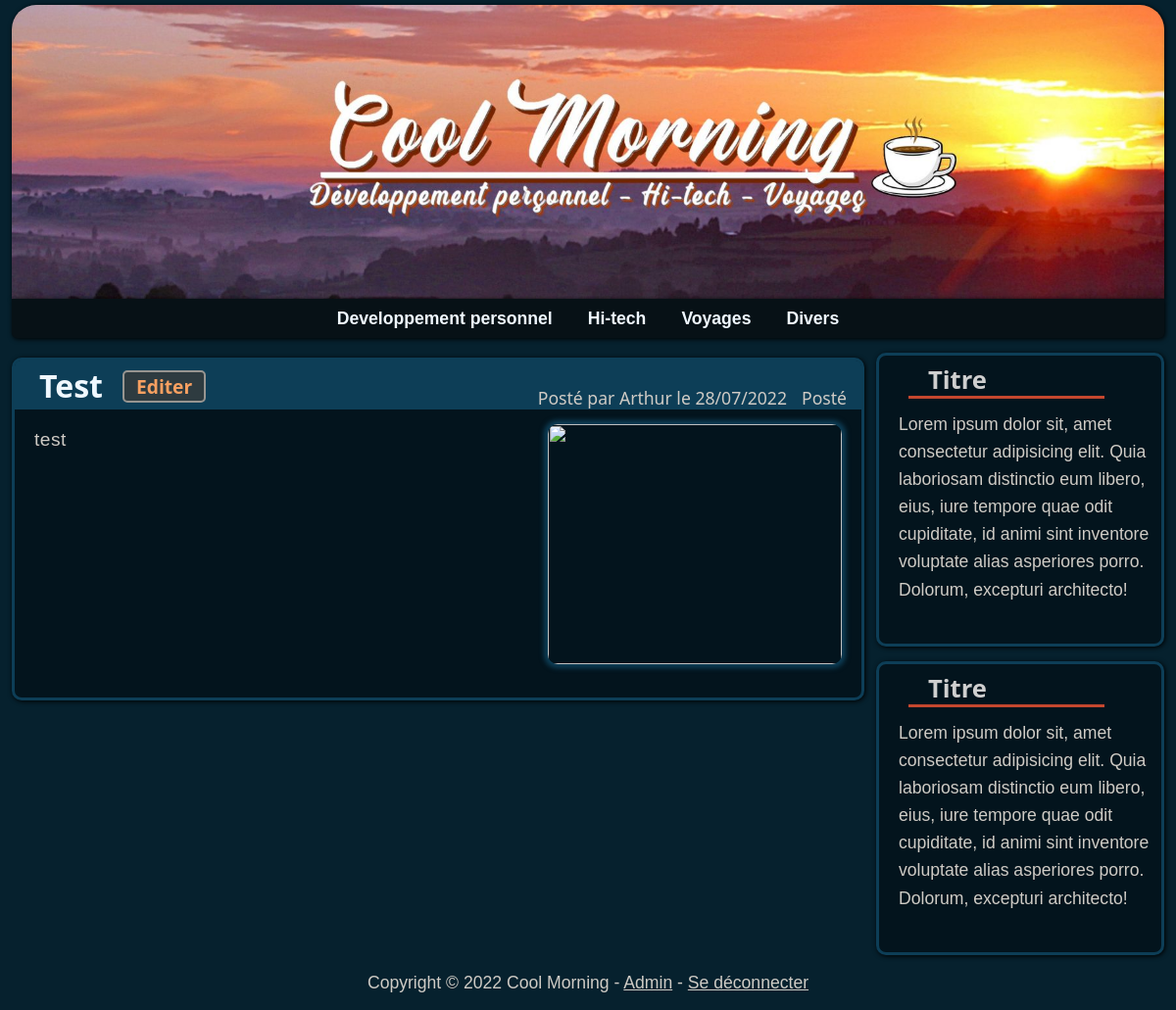
The app's page /article?id=1 with its own data.
### models.py (models this page shows)
class Article(db.Model):
    id = db.Column(db.Integer, primary_key=True)
    title = db.Column(db.String(100), nullable=False)
    text = db.Column(db.Text, nullable=False)
    date = db.Column(db.DateTime, nullable=False)
    scheduled = db.Column(db.Boolean, nullable=False)
    category = db.Column(db.String(50), nullable=False)
    posted = db.Column(db.Boolean, nullable=False)
    author = db.Column(db.String(50), nullable=False)
    img = db.Column(db.String, nullable=False)

### app.py (the view)
@app.route("/article")
def article():
    article = Article.query.filter_by(id=request.args.get("id")).first()
    return render_template("display_article.html", article=article, Markup=Markup)

### templates/display_article.html
{% extends "layout.html" %}
{% block body %}
<div class="row">
    <div class="col-md-9">
        <div class="article" id="begin">
            <div class="article-header">
                <h2>
                    {{ article.title }}
                    {% if session.user != None%}
                        <a class="edit-button" href="/edit_article?id={{ article.id }}">Editer</a>
                    {% endif %}
                </h2>
                {% if session.user != None%}
                    {% if article.posted %}
                        <p class="status">Posté</p>
                    {% else %}
                        <p class="status">Archivé</p>
                    {% endif %}
                {% endif %}
                <p>Posté par {{ article.author }} le {{ article.date.strftime('%d/%m/%Y') }}</p>
            </div>
            <img src="{{ article.img }}" class="thumb">
            <div class="text">
                {{ Markup(article.text) }}
            </div>
        </div>
    </div>
    <div class="col-md-3">
        <div class="aside">
            <h2>Titre</h2>
            <p>Lorem ipsum dolor sit, amet consectetur adipisicing elit. Quia laboriosam distinctio eum libero, eius, iure tempore quae odit cupiditate, id animi sint inventore voluptate alias asperiores porro. Dolorum, excepturi architecto!</p>
        </div>
        <div class="aside">
            <h2>Titre</h2>
            <p>Lorem ipsum dolor sit, amet consectetur adipisicing elit. Quia laboriosam distinctio eum libero, eius, iure tempore quae odit cupiditate, id animi sint inventore voluptate alias asperiores porro. Dolorum, excepturi architecto!</p>
        </div>
    </div>
</div>
{% endblock %}

### static/styles/custom.css (style rules this page uses)
body { background-color: #06212e; font-family: Verdana, Arial, Tahoma, Serif; color: #cfcbc5; }
.article-header { background-color: #0d3e57; height: 40px; border-radius: 6px 6px 0px 0px; padding-left: 25px; height: 50px; }
.article-header h2 { font-family: Candara, Calibri, Segoe, Segoe UI, Optima, Arial, sans-serif; position: absolute; margin-top: 7px; font-weight: bolder; display: inline; }
.article-header h2 a { color: aliceblue; text-decoration: none; }
.article-header h2 { color: aliceblue; }
.article-header p { font-family: Candara, Calibri, Segoe, Segoe UI, Optima, Arial, sans-serif; color: #cfcbc5; display: inline; float: right; font-size: 1.1em; padding-top: 25px; padding-right: 15px; margin-bottom: -2px; }
.aside h2 { color: #cfcfcf; Font-family: Candara, Calibri, Segoe, Segoe UI, Optima, Arial, sans-serif; font-weight: bolder; border-bottom: 3px solid #c5472e; width: 200px; margin: 10px 0px 5px 30px; padding-left: 20px; font-size: 1.6em; }
.article .thumb { margin: 15px 20px 3px 10px; float: right; border-radius: 10px; width: 300px; height: 245px; object-fit: cover; box-shadow: 0px 0px 5px 4px #0d3e57; }
.article .text, .edit-article .text { font-size: 1.2em; padding: 17px 15px 10px 20px; letter-spacing: 0.5px; }
.aside p { font-size: 1.1em; padding: 7px 10px 0px 20px; line-height: 1.6em; }
.article, .edit-article { min-height: 350px; }
.edit-button { position: absolute; color: #f8a061 !important; margin-left: 20px; margin-top: 3px !important; font-size: 0.6em; font-weight: bold; text-decoration: none; border: solid 1px #f8a061; background-color: #2e3b40; padding: 3px 12px; border: solid 2px #979591; border-radius: 5px; }
.article, .aside, .edit-article { box-sizing: border-box; background-color: #03141d; border-radius: 10px; border: #0d3e57 solid; box-shadow: 1px 1px 5px black; }
.article { margin-top: 20px; }
.aside { margin-top: 15px; height: 300px; overflow: auto; }
.col-md-3 { padding:0; }
.col-md-9 { padding-left:0; }

### records on screen
Article: title "Test", author "Arthur", date "28/07/2022", text "test"
